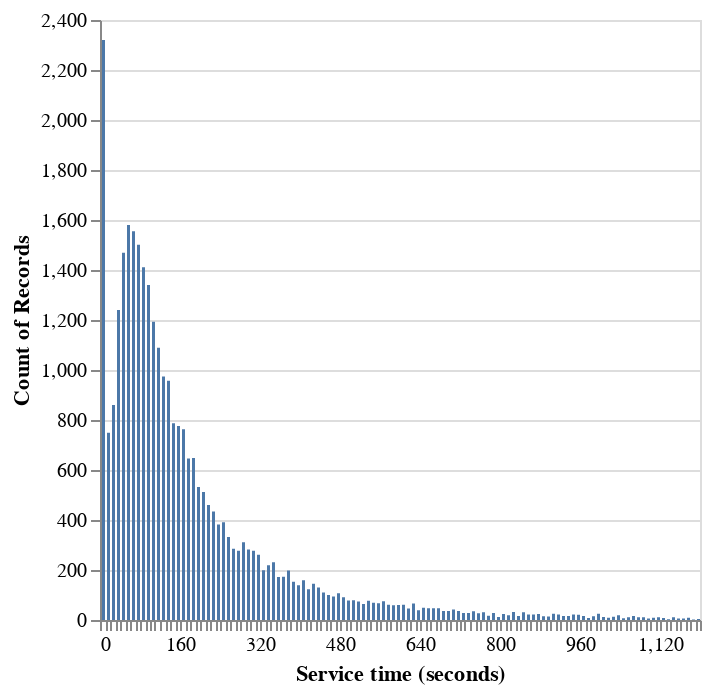

Here is the notebook cell this chart was saved with:
### Code cell
(ips:plot
 (vega:defplot call-plot `(:mark :bar
                           :data ,(filter-rows call-times '(> 1200 length))
                           :width 300
                           :encoding (:x (:field length :bin (:step 10) :title "Service time (seconds)")
                                      :y (:aggregate "count")))))

### Figure 1 — Vega-Lite specification as saved in the notebook (floating-point values rounded to 4 significant figures; data arrays with more than 128 entries replaced by an {"elided": "..."} marker saying what was removed)
{"$schema": "https://vega.github.io/schema/vega-lite/v5.json", "data": {"values": {"elided": "31247 records"}}, "encoding": {"x": {"bin": {"step": 10}, "field": "length", "title": "Service time (seconds)"}, "y": {"aggregate": "count"}}, "mark": "bar", "width": 300}
